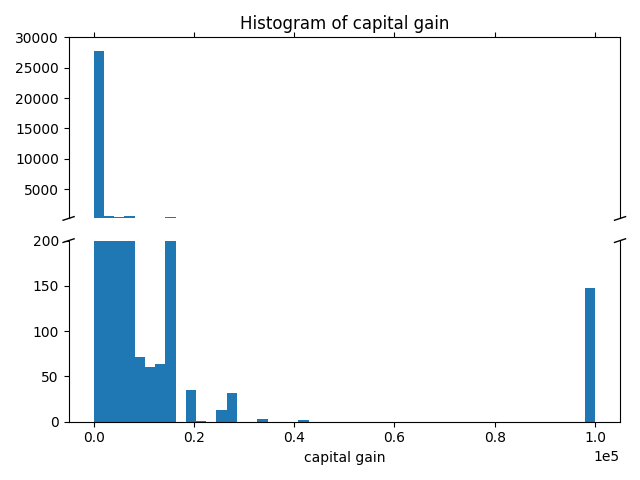

Here is the Python script that generated this plot:
from project.scripts.data_preparation import df_wo_nan
import matplotlib.pyplot as plt
import numpy as np

df = df_wo_nan

f, (ax_top, ax_bottom) = plt.subplots(2, 1, sharex=True)

bins = np.linspace(df['capital-gain'].min(),
                   df['capital-gain'].max(),
                   50)

ax_top.hist(df['capital-gain'], bins=bins)
ax_bottom.hist(df['capital-gain'], bins=bins)


rng = 200
ax_top.set_ylim(rng, 30000)
ax_bottom.set_ylim(top=rng)

ax_top.spines['bottom'].set_visible(False)
ax_bottom.spines['top'].set_visible(False)
ax_top.xaxis.tick_top()
ax_top.tick_params(labeltop=False)  # don't put tick labels at the top
ax_bottom.xaxis.tick_bottom()

ax_bottom.ticklabel_format(axis='x', scilimits=(0, 0))
# ax_top.ticklabel_format(axis='y', scilimits=(0, 0))

d = .01  # how big to make the diagonal lines in axes coordinates
# arguments to pass to plot, just so we don't keep repeating them
kwargs = dict(transform=ax_top.transAxes, color='k', clip_on=False, linewidth=1.0)
ax_top.plot((-d, +d), (-d, +d), **kwargs)        # top-left diagonal
ax_top.plot((1 - d, 1 + d), (-d, +d), **kwargs)  # top-right diagonal

kwargs.update(transform=ax_bottom.transAxes)  # switch to the bottom axes
ax_bottom.plot((-d, +d), (1 - d, 1 + d), **kwargs)  # bottom-left diagonal
ax_bottom.plot((1 - d, 1 + d), (1 - d, 1 + d), **kwargs)  # bottom-right diagonal


ax_top.set_title('Histogram of capital gain')
plt.tight_layout()

plt.savefig('capital_gain_outliers.png')
plt.show()
